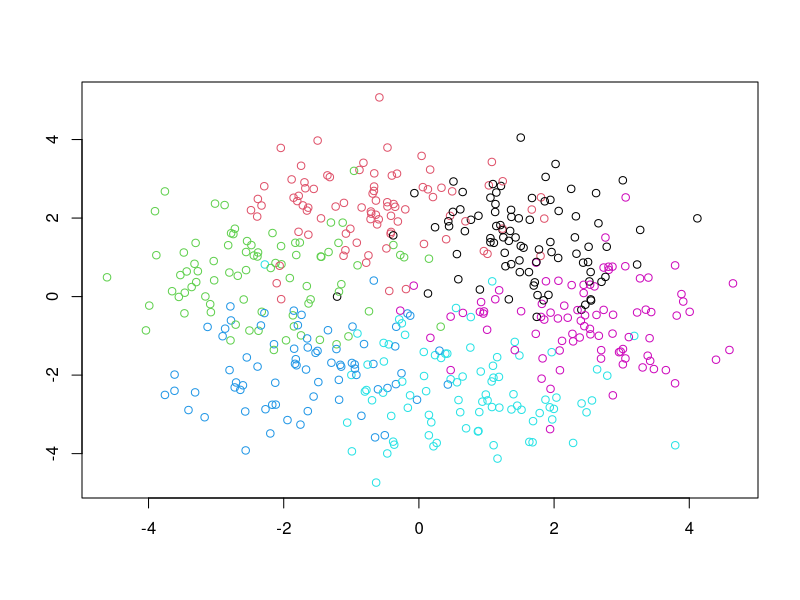
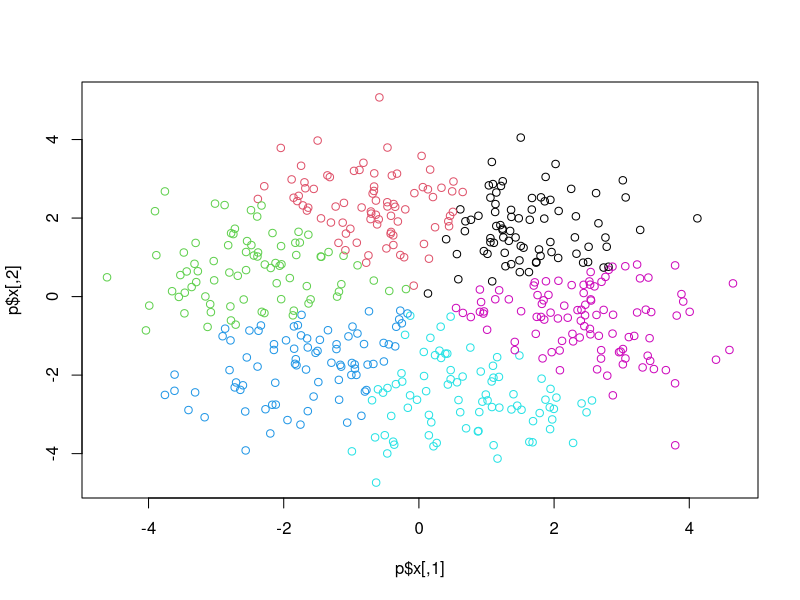

The R script that drew these images, in order:
library(mlbench)


### Name: bayesclass
### Title: Bayes classifier
### Aliases: bayesclass bayesclass.noerr bayesclass.mlbench.2dnormals
###   bayesclass.mlbench.circle bayesclass.mlbench.xor
###   bayesclass.mlbench.cassini bayesclass.mlbench.cuboids
###   bayesclass.mlbench.twonorm bayesclass.mlbench.threenorm
###   bayesclass.mlbench.ringnorm
### Keywords: classif

### ** Examples

# 6 overlapping classes
p <- mlbench.2dnormals(500,6)
plot(p)

plot(p$x, col=as.numeric(bayesclass(p)))
